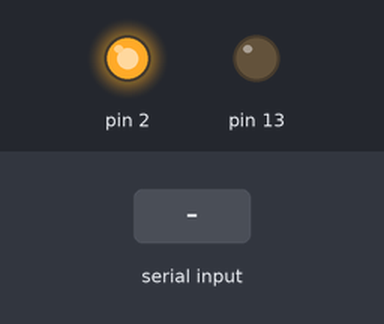
Recording of a sketch running on a simulated Arduino Uno, built with avr-gcc and run on an emulated ATmega328P. On the bench: output pins drawn as LEDs (lit = HIGH). Inputs (shaded band) come from the test bench.

Above: at 1.2 s.
1.3 s: "0" received over Serial
At 2.5 s:
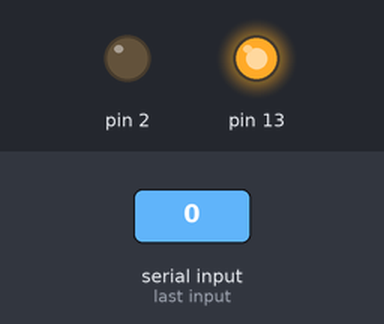
2.8 s: "1" received over Serial
At 3.6 s:
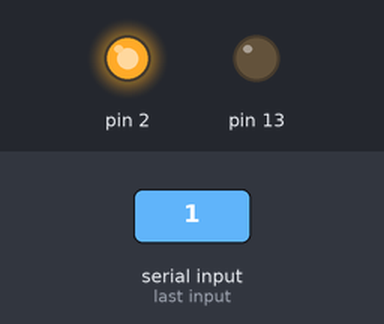
Timing chart, 0 to 5.8 s (numbered marks = the images above; inputs shaded):
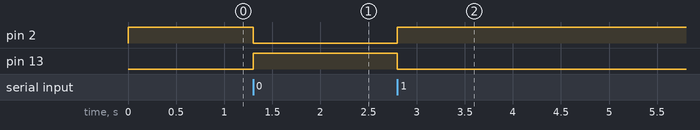

Measured:
- after the input at 1.3 s, pin 2: HIGH → LOW at once; pin 13: LOW → HIGH at once
- after the input at 2.8 s, pin 2: LOW → HIGH at once; pin 13: HIGH → LOW at once

The sketch:

Arduino_meeting_or_not.ino
```cpp
int incomingByte = 0;   // for incoming serial data

void setup() {
  // put your setup code here, to run once:
  pinMode(13, OUTPUT);
  pinMode(2, OUTPUT);
  Serial.begin(115200);           //  setup serial
      digitalWrite(13, LOW);
    digitalWrite(2, HIGH);
}

void loop() {
  // put your main code here, to run repeatedly:
//  digitalWrite(13, HIGH);
//  delay(1000);
//  digitalWrite(13, LOW);
//  digitalWrite(2, HIGH);
//  delay(1000);
//  digitalWrite(2, LOW);

          if (Serial.available() > 0) {
                // read the incoming byte:
                incomingByte = Serial.read();

                // say what you got:
//                Serial.print("I received: ");
//                Serial.println(incomingByte, DEC);
        }
  switch (incomingByte)
  {
    case 48:
      digitalWrite(13, HIGH);
      digitalWrite(2, LOW);
      //Serial.println(incomingByte, DEC);
      break;
    case 49:
      digitalWrite(13, LOW);
      digitalWrite(2, HIGH);
      //Serial.println(incomingByte, DEC);
      break;
  }
}
```
